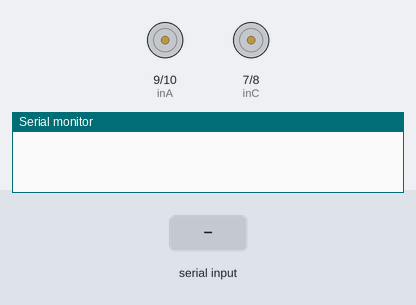
Recording of a sketch running on a simulated Arduino Uno, built with avr-gcc and run on an emulated ATmega328P. Parts: motor-driver pin pairs drawn as motors (green arrow = first pin HIGH = forward, orange = second pin HIGH = backward, longer = more drive, scaled by the enable pin), the last lines printed to the serial monitor. The test bench sets the inputs (shaded band).

Above: at 1.2 s.
1.3 s: "F" received over Serial
At 1.9 s:
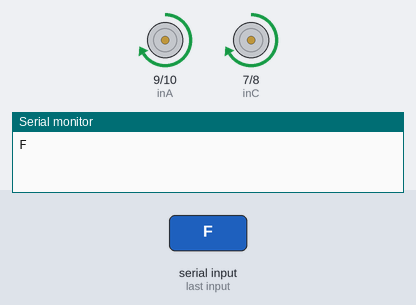
2.8 s: "B" received over Serial
At 4.0 s:
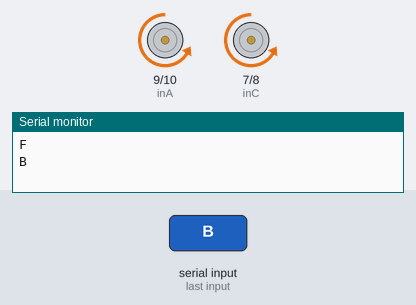
4.3 s: "R" received over Serial
At 5.3 s:
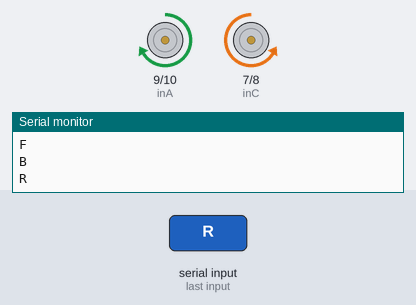
5.8 s: "L" received over Serial
At 6.5 s:
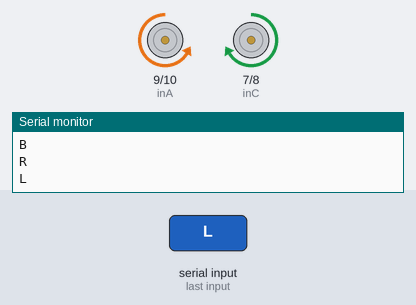
7.3 s: "G" received over Serial
At 7.6 s:
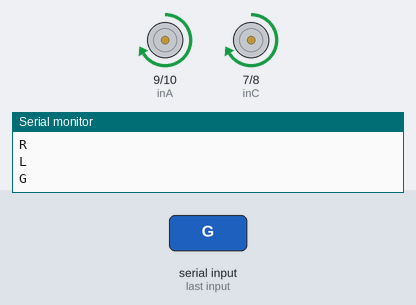
8.8 s: "I" received over Serial
Timing chart, 0 to 11.3 s (numbered marks = the images above; inputs shaded):
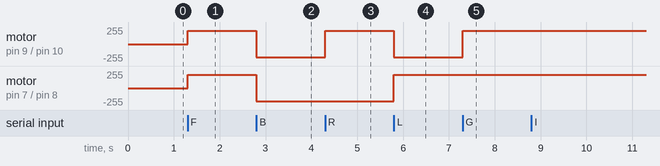

The sketch:

BLE_CAR_TEST_v1.ino
```cpp
char cmd;
#define inA 9
#define inB 10
#define inC 7
#define inD 8
#define ena 11
#define enb 6

void wheel(int lm, int rm);
int base_L = 200;
int base_R = 200;

void setup()
{
  //mySerial.begin(9600);
  Serial.begin(9600);

  mot_init();

}

void mot_init()
{
  pinMode(inA, OUTPUT);
  pinMode(inB, OUTPUT);
  pinMode(inC, OUTPUT);
  pinMode(inD, OUTPUT);
  pinMode(ena, OUTPUT);
  pinMode(enb, OUTPUT);

  digitalWrite(inA, HIGH);
  digitalWrite(inB, HIGH);
  digitalWrite(inC, HIGH);
  digitalWrite(inD, HIGH);
}

void loop()
{
  /// motor_test();
if(Serial.available()>0)
{
  cmd = Serial.read();
  Serial.println(cmd);
  RC_CAR();
}
}

void RC_CAR()
{

    wheel(0, 0);
    switch (cmd) {
      case 'F':
        wheel(base_L, base_R);
        break;
      case 'B':
        wheel(-base_L, -base_R);
        break;
      case 'R':
        wheel(base_L, -base_R);
        break;
      case 'L':
        wheel(-base_L, base_R);
        break;
      case 'G':
        wheel(base_L - 100, base_R);
        break;
      case 'I':
        wheel(base_L, base_R - 100);
        break;
      case 'S':
        wheel(0, 0);
        break;
      case 'H':
        wheel(-base_L + 100, -base_R);
        break;
      case 'J':
        wheel(-base_L, -base_R + 100);
        break;
      case 'V':
        digitalWrite(13, HIGH);
        Serial.println("horn");

        break;
      case 'v':
        digitalWrite(13, LOW);
       // delay(100);
        break;


  }
}

void wheel(int lm, int rm)
{
  if (lm == 0)
  {
    digitalWrite(inA, HIGH);
    digitalWrite(inB, HIGH);
  }
  if (lm > 0)
  {
    digitalWrite(inA, HIGH);
    digitalWrite(inB, LOW);
  }
  else if (lm < 0)
  {
    digitalWrite(inA, LOW);
    digitalWrite(inB, HIGH);
  }


  if (rm == 0)
  {
    digitalWrite(inC, HIGH);
    digitalWrite(inD, HIGH);
  }
  if (rm > 0)
  {
    digitalWrite(inC, HIGH);
    digitalWrite(inD, LOW);
  }
  else if (rm < 0)
  {
    digitalWrite(inC, LOW);
    digitalWrite(inD, HIGH);
  }
  if (lm > 254) lm = 254;
  if (lm < -254) lm = -254;
  if (rm > 254) rm = 254;
  if (rm < -254) rm = -254;
  analogWrite(ena, abs(rm));
  analogWrite(enb, abs(lm));

}

void motor_test()
{
  wheel(200, 200);
  delay(5000);
  wheel(0, 0);
  delay(1000);

  wheel(200, -200);
  delay(5000);
  wheel(0, 0);
  delay(1000);

  wheel(-200, 200);
  delay(5000);
  wheel(0, 0);
  delay(1000);

  wheel(-200, -200);
  delay(5000);
  wheel(0, 0);
  delay(1000);
}
```

Measured:
- after the input at 1.3 s, motor on pin 9 (inA) / pin 10 (inB), motor on pin 7 (inC) / pin 8 (inD): stopped → forward 200/255 at once
- after the input at 2.8 s, motor on pin 9 (inA) / pin 10 (inB), motor on pin 7 (inC) / pin 8 (inD): forward 200/255 → backward 200/255 at once
- after the input at 4.3 s, motor on pin 9 (inA) / pin 10 (inB): backward 200/255 → forward 200/255 at once
- after the input at 5.8 s, motor on pin 9 (inA) / pin 10 (inB): forward 200/255 → backward 200/255 at once; motor on pin 7 (inC) / pin 8 (inD): backward 200/255 → forward 200/255 at once
- after the input at 7.3 s, motor on pin 9 (inA) / pin 10 (inB): backward 200/255 → forward 200/255 at once
